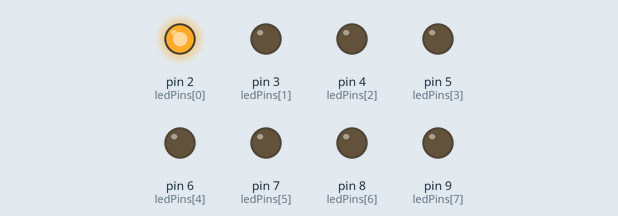
This sketch was run on a simulated Arduino Uno, built with avr-gcc and run on an emulated ATmega328P. Shown: output pins drawn as LEDs (lit = HIGH). Random numbers use the default seed unless the sketch sets one.

Above: at 0.05 s.
At 3.2 s:
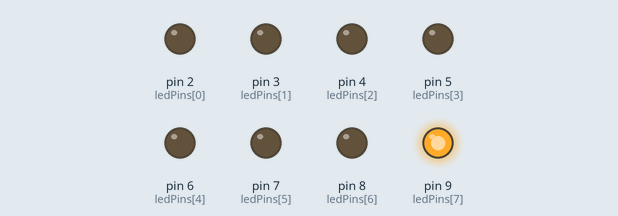
At 9.2 s:
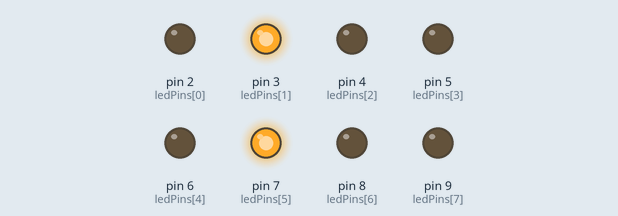
At 19.2 s:
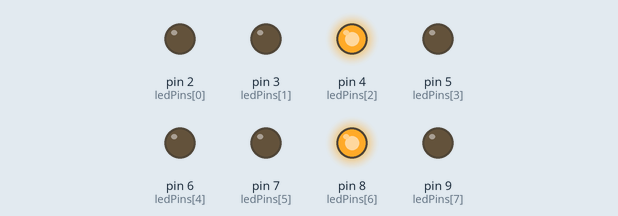
At 28.6 s:
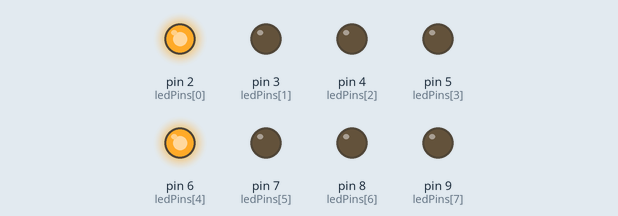
At 39.0 s:
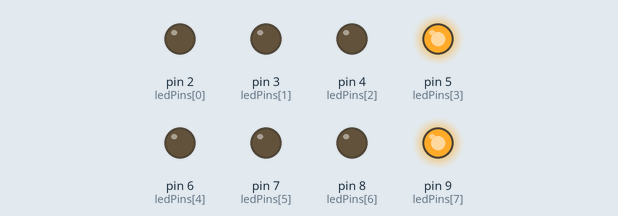
Timing chart, 0 to 40.0 s (numbered marks = the images above):
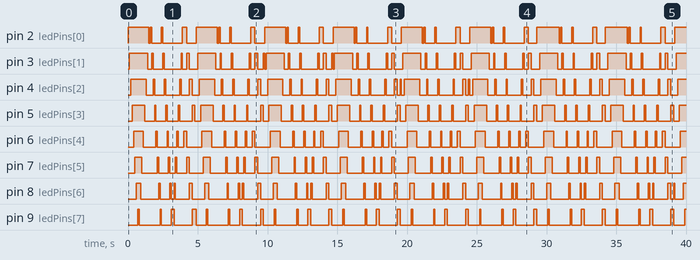

Measured:
- by itself, pin 2 (ledPins[0]): moves between LOW and HIGH, repeating every 9.8 s
- by itself, pin 3 (ledPins[1]): LOW → HIGH at 0.10 s, → LOW 1.3 s later, → HIGH 0.30 s later, → LOW 0.10 s later, … (85 changes in this stretch)
- by itself, pin 4 (ledPins[2]): LOW → HIGH at 0.20 s, → LOW 1.1 s later, → HIGH 0.50 s later, → LOW 0.10 s later, … (85 changes in this stretch)
- by itself, pin 8 (ledPins[6]): LOW → HIGH at 0.60 s, → LOW 0.30 s later, → HIGH 1.3 s later, → LOW 0.10 s later, … (83 changes in this stretch)
- by itself, pin 9 (ledPins[7]): moves between LOW and HIGH, repeating every 4.9 s
- by itself, pin 5 (ledPins[3]): repeats every 4.9 s: 2 × (LOW 0.70 s, HIGH 0.10 s), LOW 0.80 s, HIGH 0.10 s, LOW 0.90 s, HIGH 0.20 s, LOW 0.40 s, HIGH 0.90 s
- by itself, pin 7 (ledPins[5]): repeats every 4.9 s: LOW 1.1 s, HIGH 0.10 s, LOW 0.70 s, HIGH 0.10 s, LOW 0.40 s, HIGH 0.10 s, LOW 0.70 s, HIGH 0.20 s, LOW 1.0 s, HIGH 0.50 s

The sketch:

Part_4_Multiple_LEDs.ino
```cpp
/******************************************************************************
 *
 *	Filename:		Part_4_Multiple_LEDs.ino
 *
 *	Description:	Make eight LEDs dance.  Dance LEDs, dance!
 *
 *	New Software:	array, commented-out code
 *
 *****************************************************************************/

int ledPins[] = {2,3,4,5,6,7,8,9};		// array of pins with LEDs attached

// This function runs once, when the code starts.
void setup()
{
	int index;		// a counter

	// For each pin in the array...
	for (index = 0; index <= 7; index++)
	{
		// Set the pin as an output.
		pinMode(ledPins[index], OUTPUT);
	}
}

// This function runs repeatedly forever.
void loop()
{
	OneAfterAnother();					// Light up all the LEDs in turn.

	OneOnAtATime();						// Scroll through the LEDs one at a time.

	PingPong();							// Go back and forth.

	Marquee();							// Chase lights like you see on signs.

	RandomLED();						// Blink LEDs randomly.
}

/******************************************************************************
 *
 *	Function:		OneAfterAnother
 *
 *	Description:	This function will light one LED, delay for delayTime, then
 *					light the next LED, and repeat until all the LEDs are on.
 *					It will then turn them off in the reverse order.
 *
 *****************************************************************************/

void OneAfterAnother()
{
	int index;				// a counter
	int delayTime = 100;	// how long to pause between actions [ms]

	// Turn all the LEDs on:
	// This for() loop will step index from 0 to 7
	// (putting "++" after a variable means add one to it)
	// and will then use digitalWrite() to turn that LED on.
	for (index = 0; index <= 7; index++)
	{
		digitalWrite(ledPins[index], HIGH);
		delay(delayTime);
	}

	// Turn all the LEDs off:

	// This for() loop will step index from 7 to 0
	// (putting "--" after a variable means subtract one from it)
	// and will then use digitalWrite() to turn that LED off.

	for (index = 7; index >= 0; index--)
	{
		digitalWrite(ledPins[index], LOW);
		delay(delayTime);
	}
}


/*
oneOnAtATime()

This function will step through the LEDs,
lighting only one at at time.
*/

void OneOnAtATime()
{
  int index;
  int delayTime = 100; // milliseconds to pause between LEDs
                       // make this smaller for faster switching

  // step through the LEDs, from 0 to 7

  for(index = 0; index <= 7; index++)
  {
    digitalWrite(ledPins[index], HIGH);  // turn LED on
    delay(delayTime);                    // pause to slow down
    digitalWrite(ledPins[index], LOW);   // turn LED off
  }
}


/*
pingPong()

This function will step through the LEDs,
lighting one at at time in both directions.
*/

void PingPong()
{
  int index;
  int delayTime = 100; // milliseconds to pause between LEDs
                       // make this smaller for faster switching

  // step through the LEDs, from 0 to 7

  for(index = 0; index <= 7; index++)
  {
    digitalWrite(ledPins[index], HIGH);  // turn LED on
    delay(delayTime);                    // pause to slow down
    digitalWrite(ledPins[index], LOW);   // turn LED off
  }

  // step through the LEDs, from 7 to 0

  for(index = 7; index >= 0; index--)
  {
    digitalWrite(ledPins[index], HIGH);  // turn LED on
    delay(delayTime);                    // pause to slow down
    digitalWrite(ledPins[index], LOW);   // turn LED off
  }
}


/*
Marquee()

This function will mimic "chase lights" like those around signs.
*/

void Marquee()
{
  int index;
  int delayTime = 200; // milliseconds to pause between LEDs
                       // Make this smaller for faster switching

  // Step through the first four LEDs
  // (We'll light up one in the lower 4 and one in the upper 4)

  for(index = 0; index <= 3; index++) // Step from 0 to 3
  {
    digitalWrite(ledPins[index], HIGH);    // Turn a LED on
    digitalWrite(ledPins[index+4], HIGH);  // Skip four, and turn that LED on
    delay(delayTime);                      // Pause to slow down the sequence
    digitalWrite(ledPins[index], LOW);     // Turn the LED off
    digitalWrite(ledPins[index+4], LOW);   // Skip four, and turn that LED off
  }
}


/*
randomLED()

This function will turn on random LEDs. Can you modify it so it
also lights them for random times?
*/

void RandomLED()
{
  int index;
  int delayTime;

  // The random() function will return a semi-random number each
  // time it is called. See http://arduino.cc/en/Reference/Random
  // for tips on how to make random() even more random.

  index = random(8);	// pick a random number between 0 and 7
  delayTime = 100;

  digitalWrite(ledPins[index], HIGH);  // turn LED on
  delay(delayTime);                    // pause to slow down
  digitalWrite(ledPins[index], LOW);   // turn LED off
}
```
